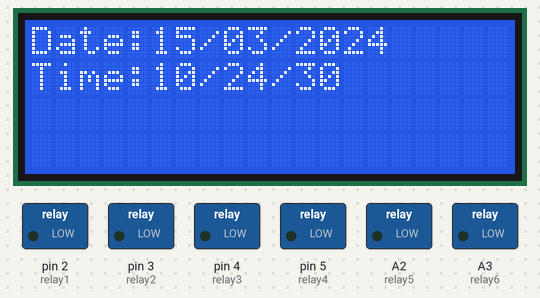
Bench run of a sketch on a simulated Arduino Uno, built with avr-gcc and run on an emulated ATmega328P. Parts: 20×4 character LCD, switched loads named in the sketch (green lamp = pin HIGH). The local clock reads 2024-03-15 10:24:30 at power-on unless the sketch sets it; what the sketch prints to the serial monitor is not drawn.

Above: at 0.2 s.
At 4.1 s:
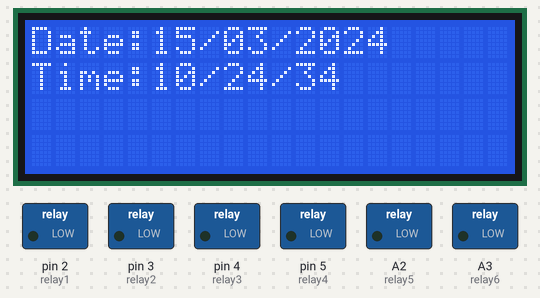
At 11.1 s:
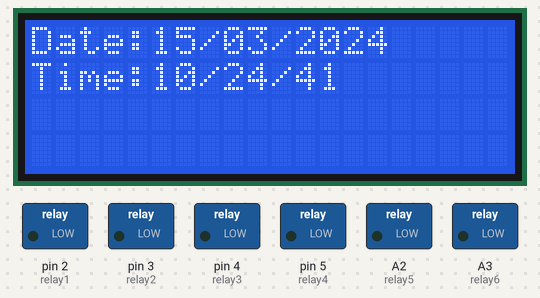
At 19.1 s:
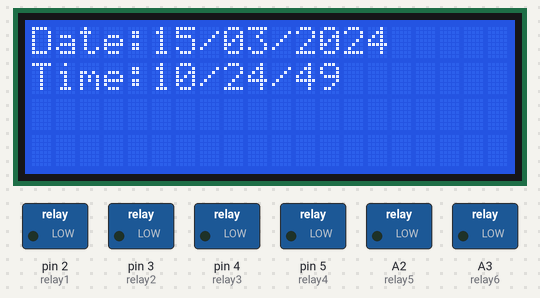
At 27.1 s:
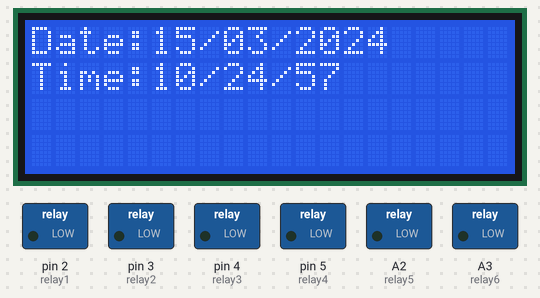
At 37.1 s:
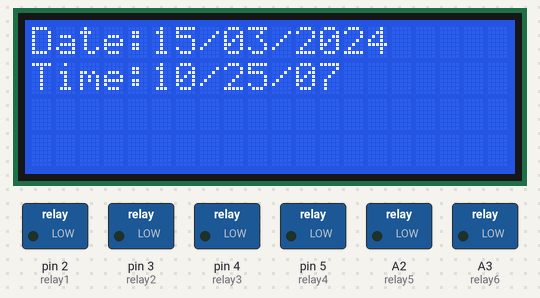

Measured:
- what the display in image 1 shows lasts 1.1 s, from 4.0 s to 5.1 s

The sketch:

PLC_Date_Time_ver_2.ino
```cpp
#include <TimeLib.h>
#include <Wire.h>
#include <LiquidCrystal_I2C.h>
LiquidCrystal_I2C lcd(0x27, 20, 4);
#include <DS1307RTC.h>

tmElements_t tm;
const char *monthName[12] = {
  "Jan", "Feb", "Mar", "Apr", "May", "Jun",
  "Jul", "Aug", "Sep", "Oct", "Nov", "Dec"
};

#define TIME_HEADER  "T"   // Header tag for serial time sync message
//void setRTC();
void readRTC();


void relay1Trigger(int MinuteON, int MinuteOFF,  bool *Trigger);
void relay2Trigger(int MonthON,int DayON,int HourON, int MinuteON, int MonthOFF,int DayOFF,int HourOFF, int MinuteOFF,  bool *Trigger);
void relay3Trigger(int MonthON,int DayON,int HourON, int MinuteON, int MonthOFF,int DayOFF,int HourOFF, int MinuteOFF,  bool *Trigger);
void relay4Trigger(int MonthON,int DayON,int HourON, int MinuteON, int MonthOFF,int DayOFF,int HourOFF, int MinuteOFF,  bool *Trigger);
void relay5Trigger(int MonthON,int DayON,int HourON, int MinuteON, int MonthOFF,int DayOFF,int HourOFF, int MinuteOFF,  bool *Trigger);

//unsigned long processSyncMessage();
void addZero(int setNumber,int column, int row);
void displayLCD();
//PLC Pin Definition Mapping

int relay1=2;
int relay2=3;
int relay3=4;
int relay4=5;
int relay5=A2;
int relay6=A3;

bool parse=false;
bool config=false;
//*****************Relay 1 Continuous Operation Parameters*************************
static bool flag1;
static bool flag2;
bool triggerON1;
int delta=1;// increment time change between OFFold/ONold and OFFnew/ONnew
int timediff;//difference between OnN and OFF time
int minuteOFF1old;
int minuteON1old;

int minuteON1=18;
int minuteOFF1=19;


//*****************Relay 2 Parameters*************************
bool triggerON2;
int monthON2=2;
int dayON2=16;
int hourON2=14;
int minuteON2=1;


int monthOFF2=2;
int dayOFF2=16;
int hourOFF2=14;
int minuteOFF2=3;

//*****************Relay 3 Parameters*************************
bool triggerON3;
int monthON3=2;
int dayON3=16;
int hourON3=14;
int minuteON3=2;


int monthOFF3=2;
int dayOFF3=16;
int hourOFF3=14;
int minuteOFF3=4;


//*****************Relay 4 Parameters*************************
bool triggerON4;
int monthON4=2;
int dayON4=16;
int hourON4=14;
int minuteON4=5;


int monthOFF4=2;
int dayOFF4=16;
int hourOFF4=14;
int minuteOFF4=7;

//*****************Relay 5 Parameters*************************
bool triggerON5;
int monthON5=2;
int dayON5=16;
int hourON5=14;
int minuteON5=8;


int monthOFF5=2;
int dayOFF5=16;
int hourOFF5=14;
int minuteOFF5=10;
void setup()
{
  lcd.init();
  lcd.backlight();

  pinMode(relay1, OUTPUT);
  pinMode(relay2, OUTPUT);
  pinMode(relay3, OUTPUT);
  pinMode(relay4, OUTPUT);
  pinMode(relay5, OUTPUT);
  pinMode(relay6, OUTPUT);
  Serial.begin(9600);
  while (!Serial) ; // Needed for Leonardo only
  setSyncProvider(RTC.get);   // the function to get the time from the RTC
  if (timeStatus() != timeSet)
     Serial.println("Unable to sync with the RTC");
  else
     Serial.println("RTC has set the system time");


}
//**********Looping Function******************************
void loop()
{
readRTC(); // Real Time Clock
//delay(1000);
displayLCD();

relay1Trigger(minuteON1, minuteOFF1, &triggerON1);
relay2Trigger(monthON2,dayON2,hourON2, minuteON2,monthOFF2,dayOFF2,hourOFF2, minuteOFF2, &triggerON2);
relay3Trigger(monthON3,dayON3,hourON3, minuteON3,monthOFF3,dayOFF3,hourOFF3, minuteOFF3, &triggerON3);
relay4Trigger(monthON4,dayON4,hourON4, minuteON4,monthOFF4,dayOFF4,hourOFF4, minuteOFF4, &triggerON4);
relay5Trigger(monthON5,dayON4,hourON5, minuteON5,monthOFF5,dayOFF5,hourOFF5, minuteOFF5, &triggerON5);
if((triggerON1 || triggerON2||triggerON3||triggerON4||triggerON5)==true)
  digitalWrite(relay6,true); // any of relays 5 ==true, turn on relay 6
else
  digitalWrite(relay6,false);

}
//*************************Trigger Relay 1 at date*********************************
void relay1Trigger(int MinuteON, int MinuteOFF, bool *Trigger)
{
   int triggerTime;
   Serial.print("minute1 = ");
    Serial.println(tm.Minute);
    Serial.print("minuteON1 before= ");
    Serial.println(minuteON1);
     Serial.print("minuteOFF1 before= ");
    Serial.println(minuteOFF1);

  if( tm.Minute==MinuteON )
    {

      Serial.println("*******************************");
      *Trigger=true;

       Serial.print("Trigger1ON ");
       Serial.println(*Trigger);
       flag1=true;
       flag2=true;
    }
    else if(tm.Minute==MinuteOFF )
    {
      *Trigger=false;
      triggerTime=tm.Minute;
       if(flag1==true)
        {
        minuteOFF1old=minuteOFF1;
        minuteON1old=minuteON1;
        minuteON1=minuteON1+delta;
        minuteOFF1=minuteOFF1+delta;
        flag1=false;
        }

    }

  if((tm.Minute==0) && (flag2==true))//if statements accomodate change in minutes from 59 to 0
       {
        if(tm.Minute==(minuteOFF1-60))
          *Trigger=false;
         if(tm.Minute==(minuteON1-60))
          *Trigger=true;
        timediff=minuteOFF1-minuteON1;// minuteOFFold and minuteONold
        Serial.print("time Diff ");
        Serial.println(timediff);
        Serial.print("minuteOFF1old ");
        Serial.println(minuteOFF1);
        Serial.print("minuteON1old ");
        Serial.println(minuteON1);
        minuteON1=delta+minuteON1old-60;//minuteONnew, minuteOFFold
        minuteOFF1=minuteON1+timediff;//minuteOFFnew, minuteONnew
        Serial.print("minuteOFF1new ");
        Serial.println(minuteOFF1);
        flag2=false;
      }
  Serial.print("flag1 after ");
  Serial.println(flag1);
  Serial.print("flag2 after ");
  Serial.println(flag2);
  digitalWrite(relay1,*Trigger);
}
//*************************Trigger Relay 2 at date*********************************
void relay2Trigger(int MonthON,int DayON,int HourON, int MinuteON,int MonthOFF,int DayOFF,int HourOFF, int MinuteOFF, bool *Trigger)
{

if(tm.Month==MonthON && tm.Day==DayON && tm.Hour==HourON && tm.Minute==MinuteON)
  {
    Serial.print("Hour2 = ");
    Serial.println(tm.Hour);
    Serial.print("Minute2 = ");
    Serial.println(tm.Minute);
    Serial.println("*******************************");
    *Trigger=true;

     Serial.print("Trigger2ON ");
     Serial.println(*Trigger);
  }
  else if(tm.Month==MonthOFF && tm.Day==DayOFF && tm.Hour==HourOFF && tm.Minute==MinuteOFF )
    {
    *Trigger=false;

     Serial.print("Trigger2ON ");
     Serial.println(*Trigger);
    }
   digitalWrite(relay2,*Trigger);
}
//*************************Trigger Relay 3 at date*********************************
void relay3Trigger(int MonthON,int DayON,int HourON, int MinuteON,int MonthOFF,int DayOFF,int HourOFF, int MinuteOFF, bool *Trigger)
{

if(tm.Month==MonthON && tm.Day==DayON && tm.Hour==HourON && tm.Minute==MinuteON )
  {
    Serial.print("Hour3 = ");
    Serial.println(tm.Hour);
    Serial.print("Minute3 = ");
    Serial.println(tm.Minute);
    Serial.println("*******************************");
    *Trigger=true;

     Serial.print("Trigger3ON ");
     Serial.println(*Trigger);
  }
  else if(tm.Month==MonthOFF && tm.Day==DayOFF && tm.Hour==HourOFF && tm.Minute==MinuteOFF )
    {
    *Trigger=false;

     Serial.print("Trigger3ON ");
     Serial.println(*Trigger);
    }
   digitalWrite(relay3,*Trigger);
}
//*************************Trigger Relay 4 at date*********************************
void relay4Trigger(int MonthON,int DayON,int HourON, int MinuteON,int MonthOFF,int DayOFF,int HourOFF, int MinuteOFF, bool *Trigger)
{

if(tm.Month==MonthON && tm.Day==DayON && tm.Hour==HourON && tm.Minute==MinuteON )
  {
    Serial.print("Hour4 = ");
    Serial.println(tm.Hour);
    Serial.print("Minute4 = ");
    Serial.println(tm.Minute);
    Serial.println("*******************************");
    *Trigger=true;

     Serial.print("Trigger4ON ");
     Serial.println(*Trigger);
  }
  else if(tm.Month==MonthOFF && tm.Day==DayOFF && tm.Hour==HourOFF && tm.Minute==MinuteOFF)
    {
    *Trigger=false;

     Serial.print("Trigger4ON ");
     Serial.println(*Trigger);
    }
   digitalWrite(relay4,*Trigger);
}
//*************************Trigger Relay 5 at date*********************************
void relay5Trigger(int MonthON,int DayON,int HourON, int MinuteON,int MonthOFF,int DayOFF,int HourOFF, int MinuteOFF, bool *Trigger)
{

if(tm.Month==MonthON && tm.Day==DayON && tm.Hour==HourON && tm.Minute==MinuteON )
  {
    Serial.print("Hour5 = ");
    Serial.println(tm.Hour);
    Serial.print("Minute5 = ");
    Serial.println(tm.Minute);
    Serial.println("*******************************");
    *Trigger=true;

     Serial.print("Trigger5ON ");
     Serial.println(*Trigger);
  }
  else if(tm.Month==MonthOFF && tm.Day==DayOFF && tm.Hour==HourOFF && tm.Minute==MinuteOFF)
    {
    *Trigger=false;

     Serial.print("Trigger5ON ");
     Serial.println(*Trigger);
    }
   digitalWrite(relay5,*Trigger);
}
//*******************Display Functions*********************
void displayLCD()
{
lcd.setCursor(0,1);
lcd.print("Time: ");
addZero(tm.Hour,5, 1);
lcd.setCursor(7,1);
lcd.print("/");
addZero(tm.Minute,8, 1);
lcd.setCursor(10,1);
lcd.print("/");
addZero(tm.Second,11, 1);
lcd.setCursor(0,0);
lcd.print("Date: ");
addZero(tm.Day,5, 0);
lcd.setCursor(7,0);
lcd.print("/");
addZero(tm.Month,8, 0);
lcd.setCursor(10,0);
lcd.print("/");
addZero(tmYearToCalendar(tm.Year),11, 0);
}
void addZero(int setNumber,int column, int row)
{
lcd.setCursor(column, row);

if (setNumber >= 0 && setNumber < 10)
  {
    lcd.print("0");
    lcd.setCursor(column+1,row);
    lcd.print(setNumber);
  }
  else
  {
  lcd.print(setNumber);
  }
}
//******************************Real Time Clock Funtions*******************


void readRTC(){
RTC.read(tm);
}
```
